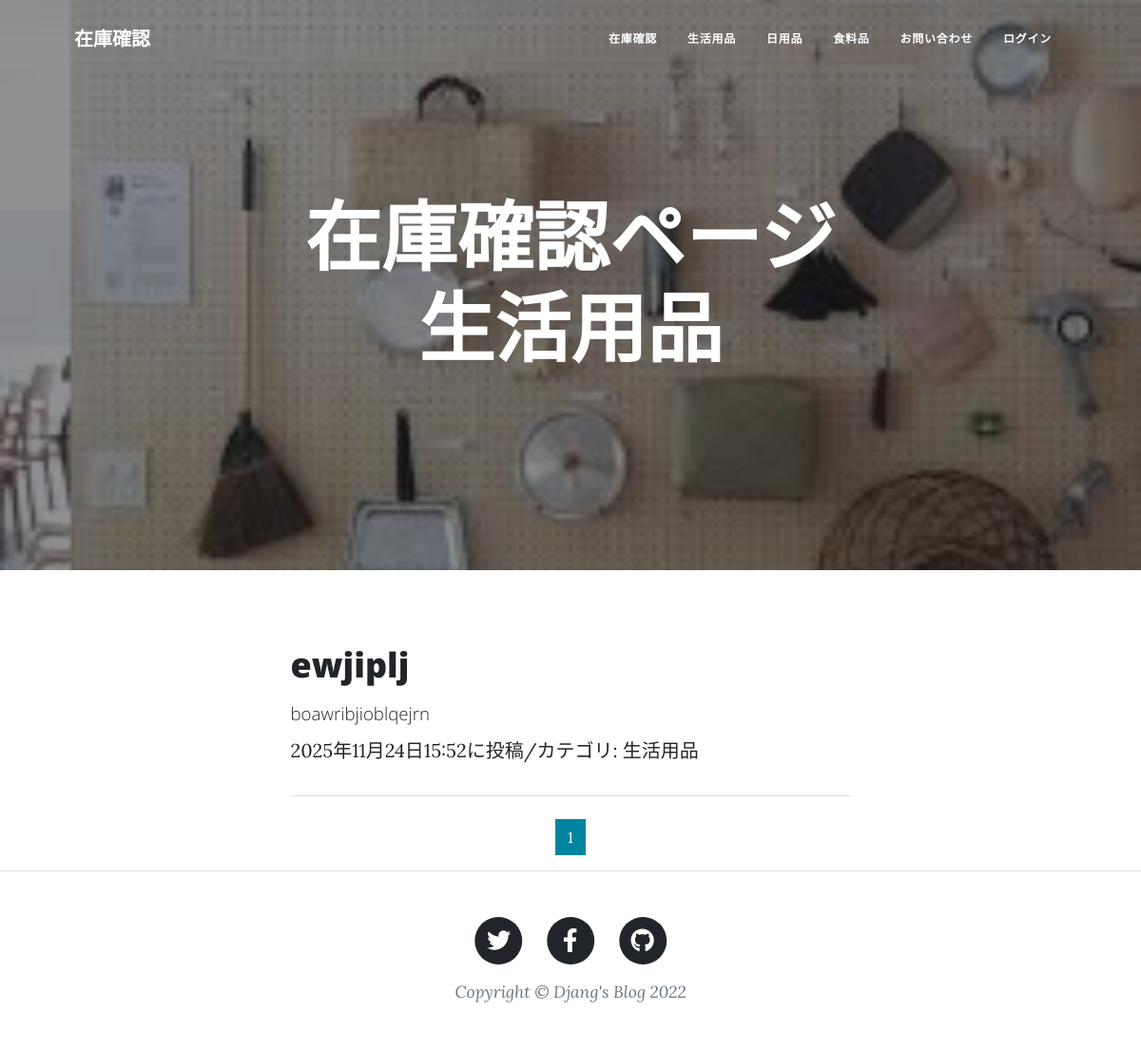
Page /daily_goods_list/ on the committed database.
### inventory_control/models.py (models this page shows, shortened)
class InventoryPost(models.Model):
    CATEGORY=(('食料品','食料品'),
              ('日用品','日用品'),
              ('生活用品','生活用品'))
    title=models.CharField(
        verbose_name='商品名',
        max_length=200
    )
    content =models.TextField(
        verbose_name='商品説明'
    )
    posted_at=models.DateTimeField(
        verbose_name='投稿日時',
        auto_now_add=True
    )
    category=models.CharField(
        verbose_name='カテゴリ',
        max_length=50,
        choices=CATEGORY
    )
    quantity = models.PositiveIntegerField(
        verbose_name='在庫数',
        default=0
    )

### inventory_control/views.py (the view)
class Daily_goodsView(ListView):
    template_name ='daily_goods_list.html'
    model = InventoryPost
    context_object_name = 'daily_goods_records'
    queryset = InventoryPost.objects.filter(
        category='生活用品').order_by('-posted_at')
    paginate_by = 10

### inventory_control/templates/Daily_goods_list.html (shortened to what this page needs)
{% extends 'base.html' %}
{% load static %}
         {% block header %}
        <header class="masthead" style="background-image: url({% static 'assets/img/dailygoods.jpg' %})">
            <div class="container position-relative px-4 px-lg-5">
                <div class="row gx-4 gx-lg-5 justify-content-center">
                    <div class="col-md-10 col-lg-8 col-xl-7">
                        <div class="site-heading">
                            <h1>在庫確認ページ 生活用品</h1>
                        </div>
                    </div>
                </div>
            </div>
        </header>
        {% endblock %}
         {% block contents %}
        <div class="container px-4 px-lg-5">
            <div class="row gx-4 gx-lg-5 justify-content-center">
                <div class="col-md-10 col-lg-8 col-xl-7">
                    {% for record in daily_goods_records %}
                    <div class="post-preview">
                        <a href="{% url 'inventory:inventory_detail' record.pk %}">
                            <h2 class="post-title">
                                {{record.title}}</h2>
                            <h3 class="post-subtitle">
                                <span style="font-size: 14pt;">
                                    {{ record.content|truncatechars:50}}
                                </span>
                            </h3>
                        </a>
                            {{record.posted_at}}に投稿/カテゴリ:
                            {{record.category}}</p>
                    </div>
                    <hr class="my-4" />
                    {% endfor %}
                     {% include "pagination.html" %}
                </div>
            </div>
        </div>
        {% endblock %}

### rows in the picture
InventoryPost: title "ewjiplj", content "boawribjioblqejrn", posted_at "2025年11月24日15:52", category "生活用品"

### other values in the picture
{{ num }} "1"
